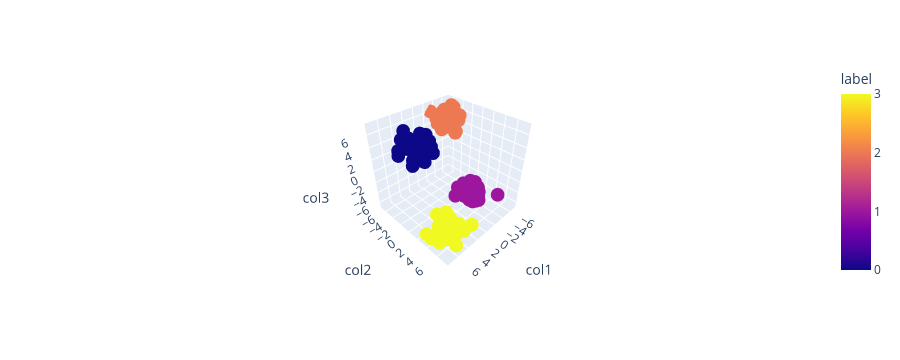

Write notebook code for a chart like this one.
### Code cell
fig= px.scatter_3d(df, x='col1', y='col2', z='col3', color='label')
fig.show()

### Figure 1 — Plotly figure (JSON) as saved in the notebook; plotly's stock layout.template omitted (floating-point values rounded to 4 significant figures; data arrays with more than 128 entries replaced by an {"elided": "..."} marker saying what was removed)
{"data": [{"hovertemplate": "col1=%{x}<br>col2=%{y}<br>col3=%{z}<br>label=%{marker.color}<extra></extra>", "legendgroup": "", "marker": {"color": {"elided": "200 int values"}, "coloraxis": "coloraxis", "symbol": "circle"}, "mode": "markers", "name": "", "scene": "scene", "showlegend": false, "type": "scatter3d", "x": {"elided": "200 float values"}, "y": {"elided": "200 float values"}, "z": {"elided": "200 float values"}}], "layout": {"autosize": true, "coloraxis": {"colorbar": {"title": {"text": "label"}}, "colorscale": [[0, "#0d0887"], [0.1111, "#46039f"], [0.2222, "#7201a8"], [0.3333, "#9c179e"], [0.4444, "#bd3786"], [0.5556, "#d8576b"], [0.6667, "#ed7953"], [0.7778, "#fb9f3a"], [0.8889, "#fdca26"], [1, "#f0f921"]]}, "height": 360, "legend": {"tracegroupgap": 0}, "margin": {"t": 60}, "scene": {"aspectmode": "auto", "aspectratio": {"x": 1.017, "y": 1.011, "z": 0.9724}, "camera": {"center": {"x": 0, "y": 0, "z": 0}, "eye": {"x": 1.477, "y": 1.477, "z": 1.477}, "projection": {"type": "perspective"}, "up": {"x": 0, "y": 0, "z": 1}}, "domain": {"x": [0, 1], "y": [0, 1]}, "xaxis": {"title": {"text": "col1"}, "type": "linear"}, "yaxis": {"title": {"text": "col2"}, "type": "linear"}, "zaxis": {"title": {"text": "col3"}, "type": "linear"}}}}
